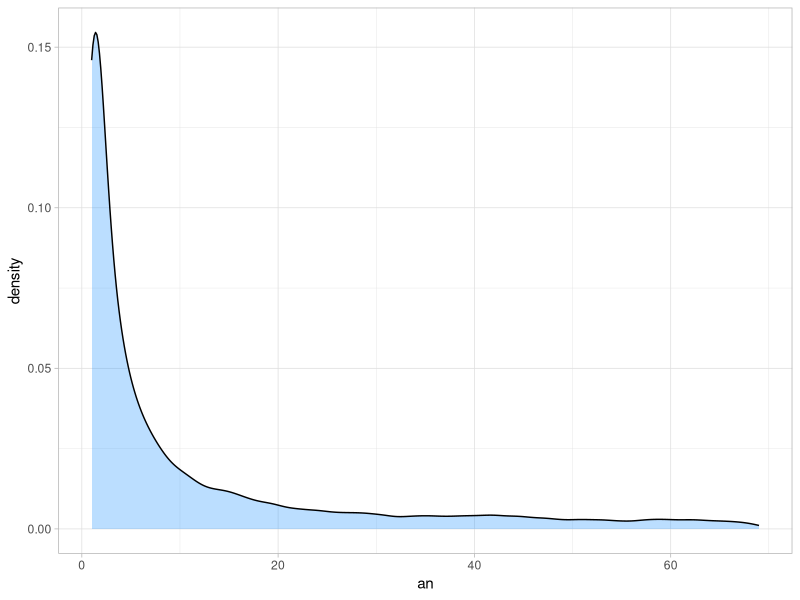
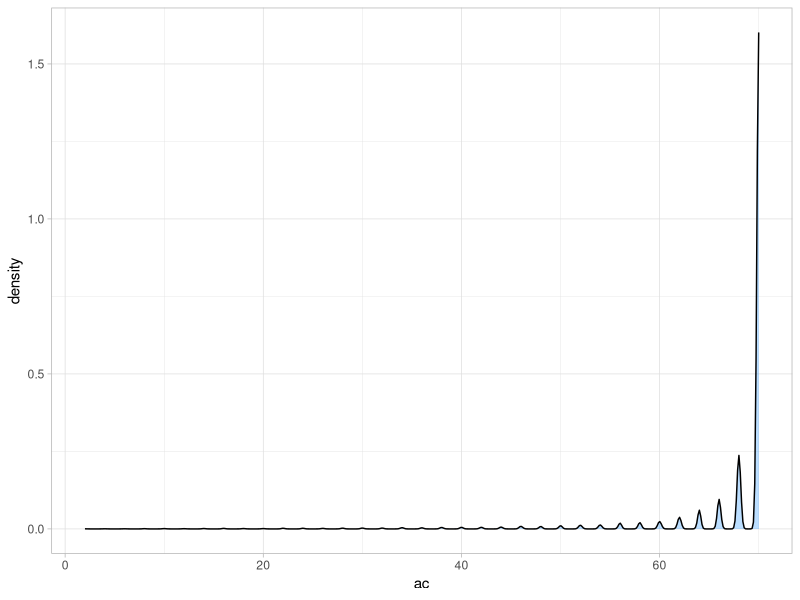
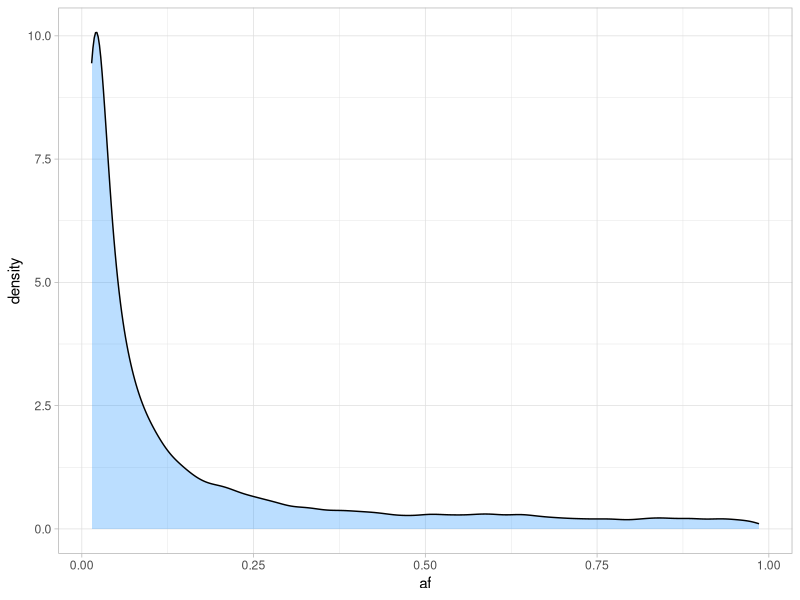
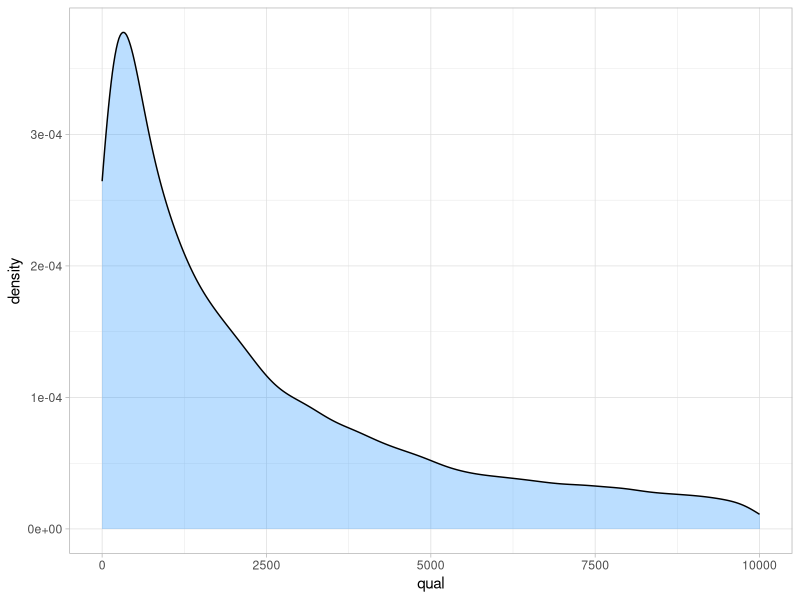
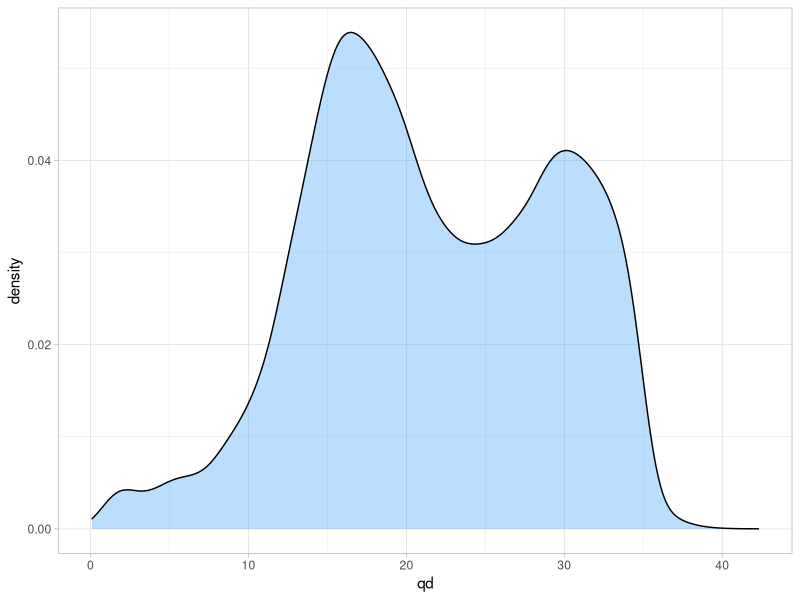
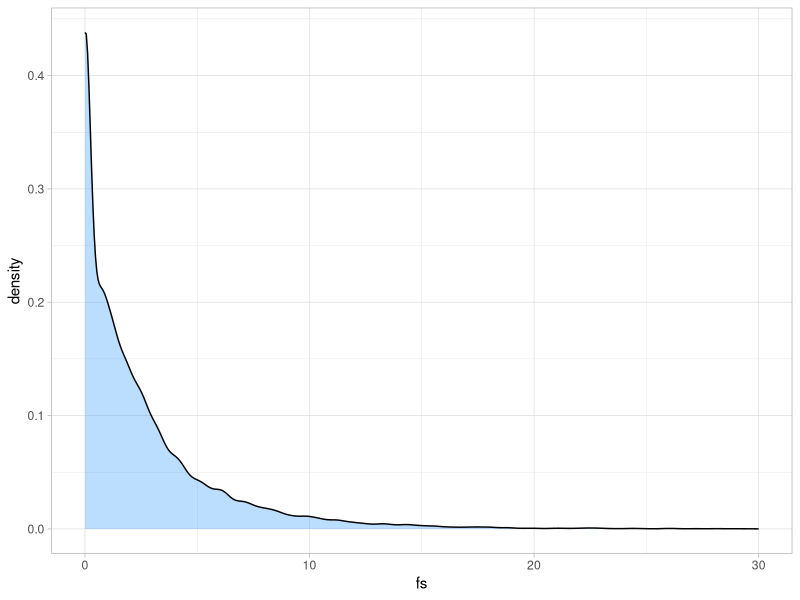
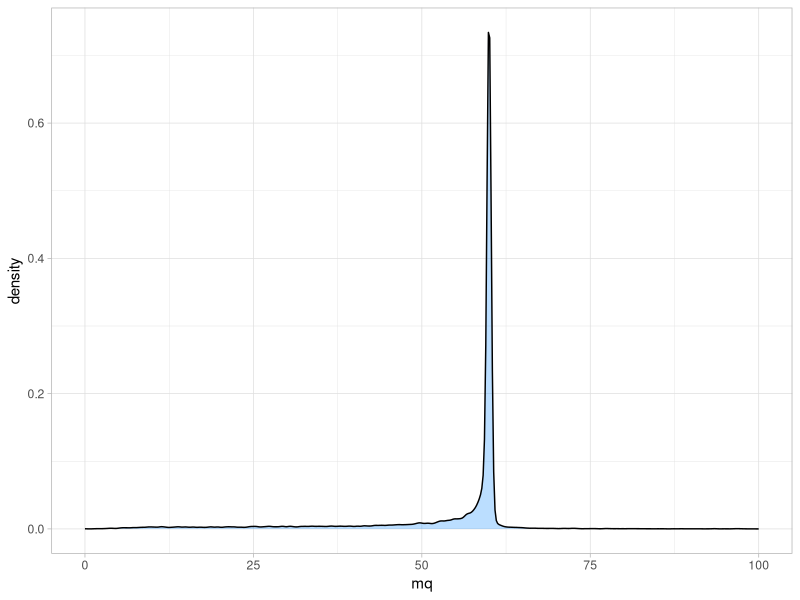
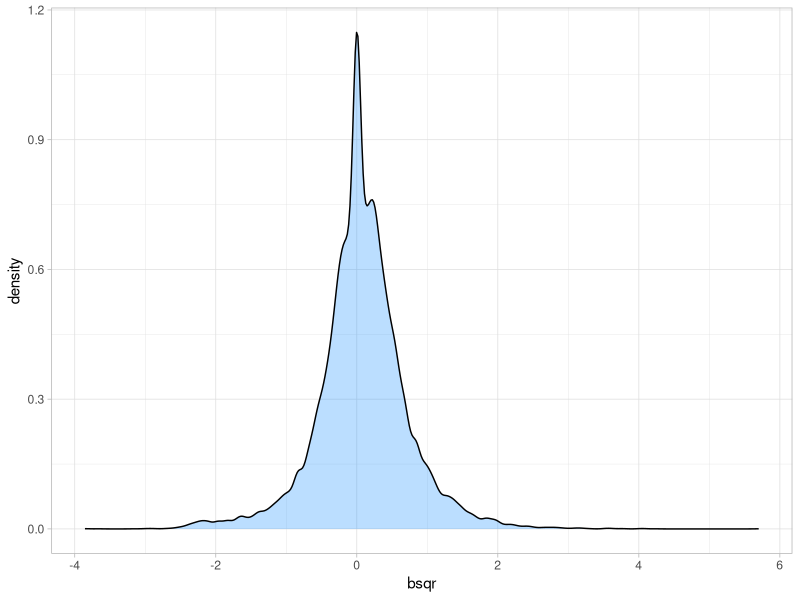

Here is the R script that generated these plots, in order:
## Plotting SNP values to set thresholds for filtering
rm(list = ls())

library(ggplot2)
library(dplyr)

# read in data
snps <- read.table("./snp_data.txt", header = F, na.strings = ("."))
snps <- tbl_df(snps)

# rename columns
colnames(snps) <- c("an", "ac", "af", "qual", "qd", "dp", "fs",
                    "mq", "bsqr", "readPosRS") 

# this is no longer necessary as we fixed this with the input
# remove NAs in the mq column
# tidyverse method
# snps <- mutate(snps, mq = as.numeric(as.character(snps$mq)))
# baseR (you choose!)
# snps$mq <- as.numeric(as.character(snps$mq))

# plot some data values to get an idea of what we might want to filter on
# allele number
ggplot(snps, aes(an)) + geom_density(fill = "dodgerblue1", alpha = 0.3) + theme_light()

# number of alleles called (max is 70 as there are 35 inds)

# allele count
ggplot(snps, aes(ac)) + geom_density(fill = "dodgerblue1", alpha = 0.3) + theme_light()
# number of alleles in genotypes for the ALT allele

# allele frequency for ALT allele
ggplot(snps, aes(af)) + geom_density(fill = "dodgerblue1", alpha = 0.3) + theme_light()
# number of alleles in genotypes for the ALT allele

# quality
ggplot(snps, aes(qual)) + geom_density(fill = "dodgerblue1", alpha = 0.3) + theme_light() + xlim(0, 10000)
# quality scores

# quality by depth
ggplot(snps, aes(qd)) + geom_density(fill = "dodgerblue1", alpha = 0.3) + theme_light()

# fisher strand bias
ggplot(snps, aes(fs)) + geom_density(fill = "dodgerblue1", alpha = 0.3) + theme_light() + xlim(0, 30)

# mq
ggplot(snps, aes(mq)) + geom_density(fill = "dodgerblue1", alpha = 0.3) + theme_light() + xlim(0, 100)

# bsqr
ggplot(snps, aes(bsqr)) + geom_density(fill = "dodgerblue1", alpha = 0.3) + theme_light()

# readPos
ggplot(snps, aes(readPosRS)) + geom_density(fill = "dodgerblue1", alpha = 0.3) + theme_light()
